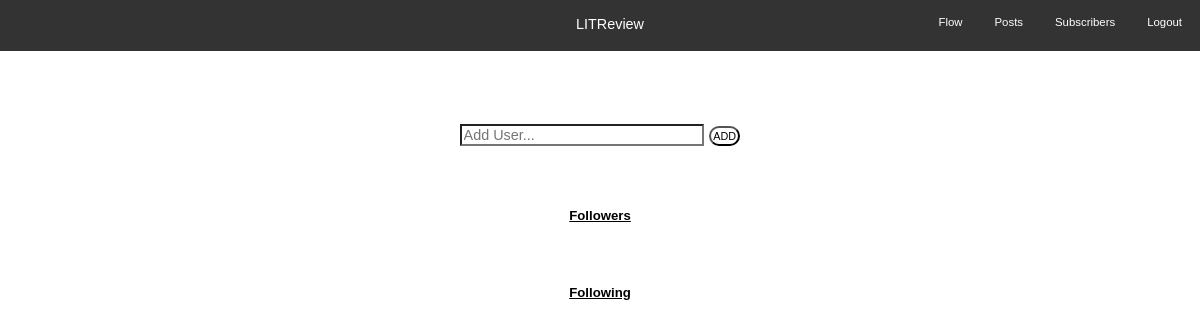
Before: /subs/ (signed in) with the older database file.
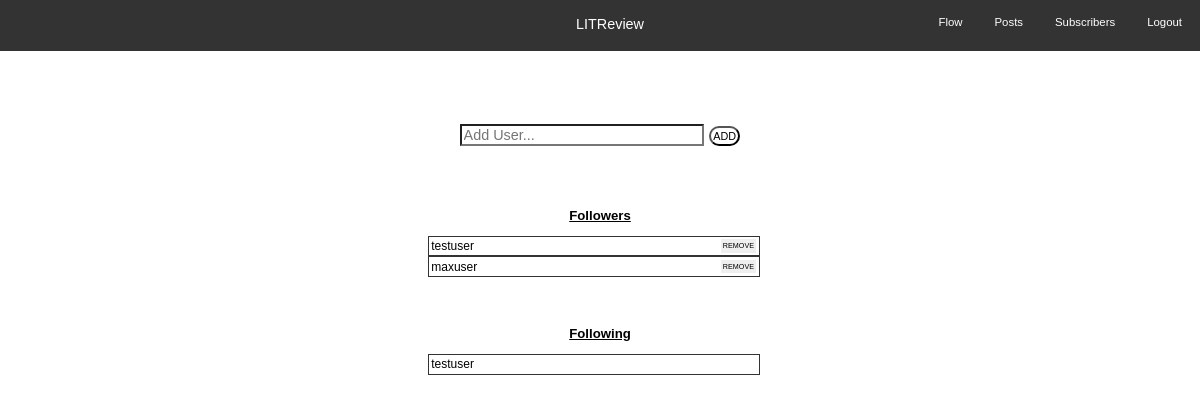
After: the same page with the newer database file.
### accounts/models.py (models this page shows, shortened)
class UserFollows(models.Model):
    following = models.ForeignKey(User, on_delete=models.CASCADE, related_name="following")
    follower = models.ForeignKey(User, on_delete=models.CASCADE, related_name="follower")
    follow_time = models.DateTimeField(auto_now=True)
    class Meta:
        unique_together = ('following', 'follower', )

### accounts/views.py (the view)
# urls.py: path('subs/', follow_get, name="subs"),
def follow_get(request):
    following = UserFollows.objects.filter(following=request.user)
    followers = UserFollows.objects.filter(follower=request.user)
    context = {
         'followers':followers,
         'following':following
         }
    return render(request, 'subs.html', context)

### website/templates/subs.html (shortened to what this page needs)
{% extends 'index.html' %}
{% load static %}
{% block content %}
{% if user.is_authenticated %}
<ul class="flow-navbar">
    <li><a href="{% url 'logout' %}">Logout </a></li>
    <li><a href="{% url 'subs'%}"> Subscribers</a></li>
    <li><a href="{% url 'posts'%}"> Posts</a></li>
    <li><a href="{% url 'flow' %}"> Flow</a></li>
    <li class='logo-navbar'><a href="{% url 'flow'%}">LITReview</a></li>
</ul>
<div class="subs">
    <form type="get" action="{% url 'search' %}" style="margin: 0">
        <input  id="search_box" type="text" name="search_box"  placeholder="Add User..." >
        <button id="search_submit" type="submit" >ADD</button>
    </form>
    <div class="subscriptions">
        <h3>Followers</h3>
        <ul>
            {% for follower in followers %}
            <li>{{follower.following.username}} <button>REMOVE</button></li>
            {% endfor %}
        </ul>
</div>
        <div class="subscribers">
            <h3>Following</h3>
            {% for follow in following %}
            <ul>
                <li> {{follow.follower.username}} </li>
            {% endfor %}
        </div>
</div>
{% endif %}
{% endblock content%}

### accounts/templates/index.html (shortened to what this page needs)
<!DOCTYPE html>
{% load static %}
<html lang="en">
<head>
    <link rel="stylesheet" type="text/css" href="{% static 'css/style.css' %}">
</head>
<body>
    {% block content %}{% endblock %}
</body>
</html>

### static/css/style.css (style rules this page uses)
body { background-color: #FFF; font-family: Arial, Helvetica, sans-serif; cursor: default; user-select:none; }
ul.flow-navbar { list-style-type: none; overflow: hidden; background-color: #333; font-size: 1.5vw; margin: -0.9vw; padding: 0.4vw; }
.flow-navbar li { float: right; font-size: 0.95vw; margin: 0; padding: 0; }
.flow-navbar li a { display: block; color: white; text-align: center; padding: 14px 16px; text-decoration: none; }
.logo-navbar { font-size: 1.2vw !important; float: left !important; color: #4CAF50 !important; text-align: center !important; margin-left: 46.5vw !important; }
.subs { text-align: center; margin-top: 5vw; padding: 0; background-color: white; }
.subs h3 { text-align: center; font-size: 1.1vw; text-decoration: underline; }
.subs form input { font-size: 1.2vw; background-color: white; width: 20%; margin:0 }
.subs form button { font-size: 0.9vw ; background-color: white; padding: .2vw; border-radius: 2em; }
.subs form { padding-top: 2vw; }
.subscribers { padding-top: 2vw; }
.subscribers ul { list-style-type: none; text-align: left; overflow: hidden; padding-left: 35vw ; width: 28%; font-size: 1vw; background-color: white; }
.subscribers li { border: #333 solid 0.1vw; padding: 0.19vw; }
.subscriptions { padding-top: 4vw; }
.subscriptions button { float: right; font-size: 0.6vw ; padding: 0.19vw; background-color: none; border: none; }
.subscriptions ul { list-style-type: none; text-align: left; overflow: hidden; padding-left: 35vw ; width: 28%; font-size: 1vw; background-color: white; }
.subscriptions li { border: #333 solid 0.1vw; padding: 0.19vw; }

Changed rows visible on the page:
added UserFollows: following.username "testuser", shown under "Followers"
added UserFollows: following.username "maxuser", shown under "Followers"
added UserFollows: follower.username "testuser", shown under "Following"
